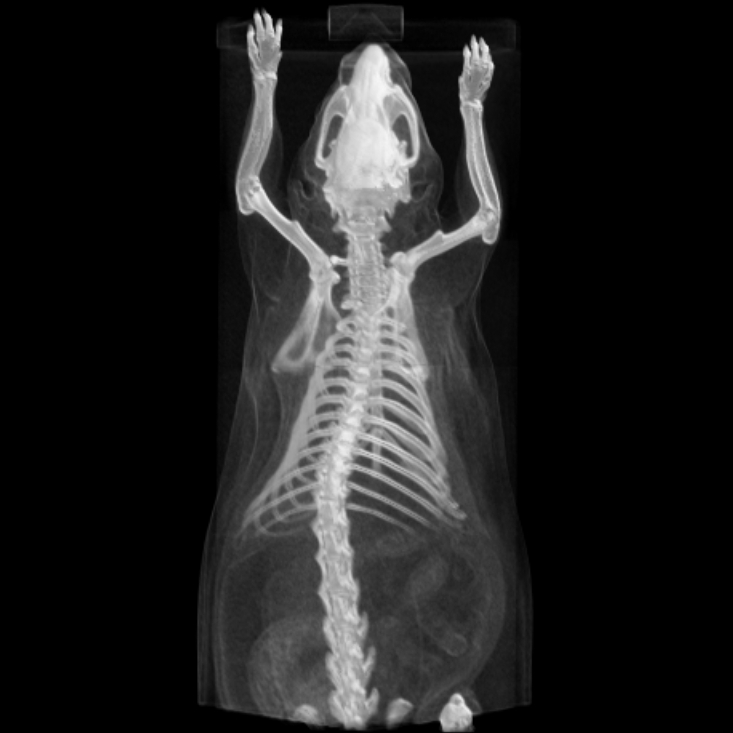
#> input picture aufgabe3/MouseCT.jpg, 733 x 733 px
$ python ass3_task2.py
#> lines starting #> are read from the running program, lines starting #| are printed output that depends on the picture
import numpy as np
import cv2
import matplotlib.pyplot as plt

img = cv2.imread('./MouseCT.jpg', cv2.IMREAD_UNCHANGED)
#> img is the input picture: shape (733, 733); min 0, max 247, mean 33.3

# TODO: explain what this line does DONE
'''
This line performs a 2-dimensional Fast Fourier Transform (FFT) on the input image img. The np.fft.fft2 function
computes the FFT of the image, converting it from the spatial domain to the frequency domain. The result, fimg,
represents the image's complex spectrum
'''
fimg = np.fft.fft2(img)

# TODO: explain what this command does and what the purpose is DONE
'''
This command shifts the zero-frequency component (DC component) of the spectrum to the center of the image.
The np.fft.fftshift function rearranges the quadrants of the frequency spectrum so that the low-frequency components
are at the center. This operation is done to visualize the spectrum correctly.
'''
fimg = np.fft.fftshift(fimg);

# TODO: compute and visualize (shifted) magnitude spectrum with applied
#  logarithm and scale the values to the used value range for visualization DONE
'''
This TODO is asking to compute and visualize the magnitude spectrum of the image after the FFT operation.

To compute the magnitude spectrum, you can use the absolute value of the complex spectrum, np.abs(fimg).
Then, I can apply a logarithm to the magnitude values to compress the dynamic range and scale the values to the
desired range for visualization purposes. Finally, I can plot the resulting magnitude spectrum.
'''
# Compute the magnitude spectrum
magnitude_spectrum = np.abs(fimg)

# Apply logarithm and scale the values for visualization
magnitude_spectrum_log = np.log(1 + magnitude_spectrum)
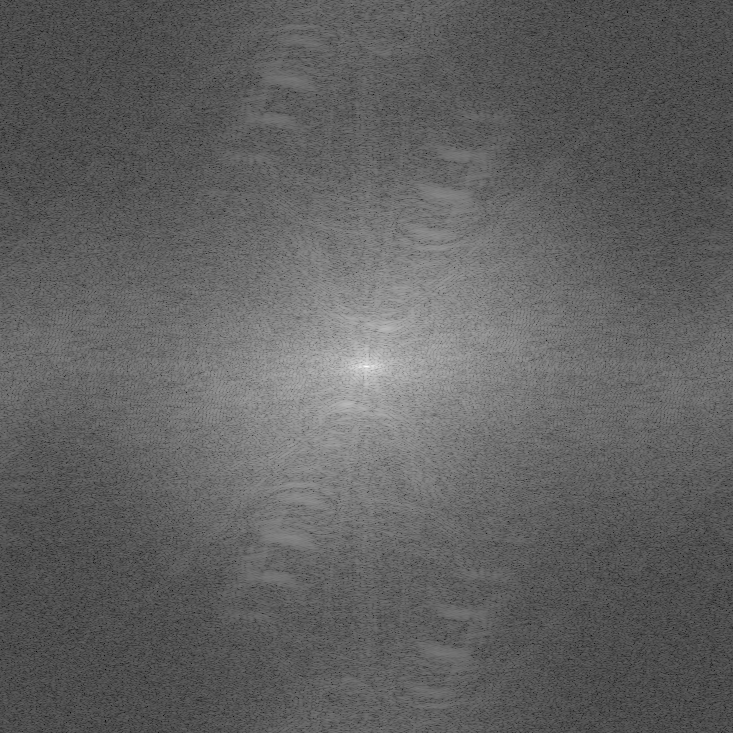
#> magnitude_spectrum_log: shape (733, 733) float64; min 0.326, max 16.7, mean 6.59; drawn with min black and max white
magnitude_spectrum_log_scaled = (magnitude_spectrum_log / np.max(magnitude_spectrum_log)) * 255

# Visualize the magnitude spectrum
plt.figure(figsize=(8, 6))
plt.imshow(magnitude_spectrum_log_scaled, cmap='gray')
plt.title('Magnitude Spectrum (Log Scale)')
plt.axis('off')
plt.show()


# TODO: find out what the following code does (HINT: compute again the
#  magnitude spectrum after applying the following operations and analyze
#  what is different, try also to understand what every line of code
#  does) and add visualizations (don't forget to visualize the result image) DONE
'''
This code applies a circular mask to the frequency spectrum to suppress the high-frequency components beyond a
certain distance from the center.
Here's a breakdown of what each line does:

dims = fimg.shape:
Obtains the dimensions (height and width) of the frequency spectrum.

center = np.floor([dims[0]/2, dims[1]/2]):
Calculates the coordinates of the center of
the spectrum by halving the dimensions.

maxDist = 60:
Defines the maximum distance from the center beyond which the frequencies will be suppressed.

for y in range(dims[0]): and for x in range(dims[1]):: Iterate through each pixel in the frequency spectrum.

crad = np.sqrt((y-center[0])**2+(x-center[1])**2):
Calculates the distance between the current pixel and the center using the Euclidean distance formula.

if crad > maxDist: fimg[y,x] = complex(0,0):
If the distance is greater than maxDist, the corresponding frequency component is set to zero, effectively suppressing it.

resimg = np.real(np.fft.ifft2(np.fft.ifftshift(fimg))):
Performs an inverse FFT to obtain the resulting image by shifting the spectrum back, applying the inverse FFT,
and taking the real part. The resulting image, resimg, represents the spatial domain
representation of the filtered spectrum.


To analyze the difference, you can compute the magnitude spectrum again after applying the circular mask and
visualize it, along with the resulting image resimg.
'''
dims = fimg.shape
#> dims = (733, 733)
center = np.floor([dims[0]/2, dims[1]/2])
#> center = [366, 366]
maxDist = 60
for y in range(dims[0]):
    for x in range(dims[1]):
        crad = np.sqrt((y-center[0])**2+(x-center[1])**2)
        if crad > maxDist:
            fimg[y,x]=complex(0,0)

resimg = np.real(np.fft.ifft2(np.fft.ifftshift(fimg)))
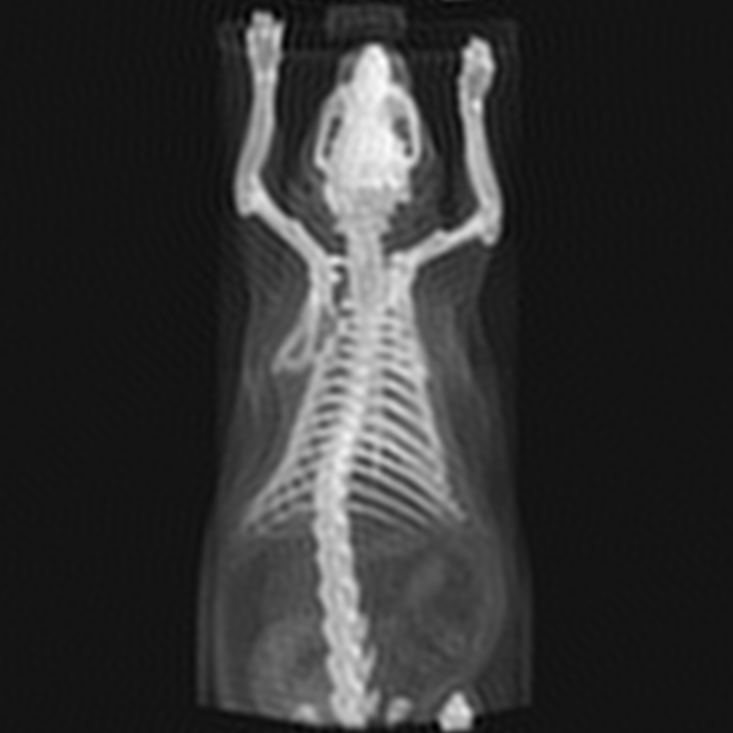
#> resimg: shape (733, 733) float64; min -21.9, max 253.4, mean 33.3; drawn with min black and max white


#################################################################
#VISUALISATION

# Convert the result image to the appropriate datatype for visualization
resimg_vis = resimg.astype(np.uint8)
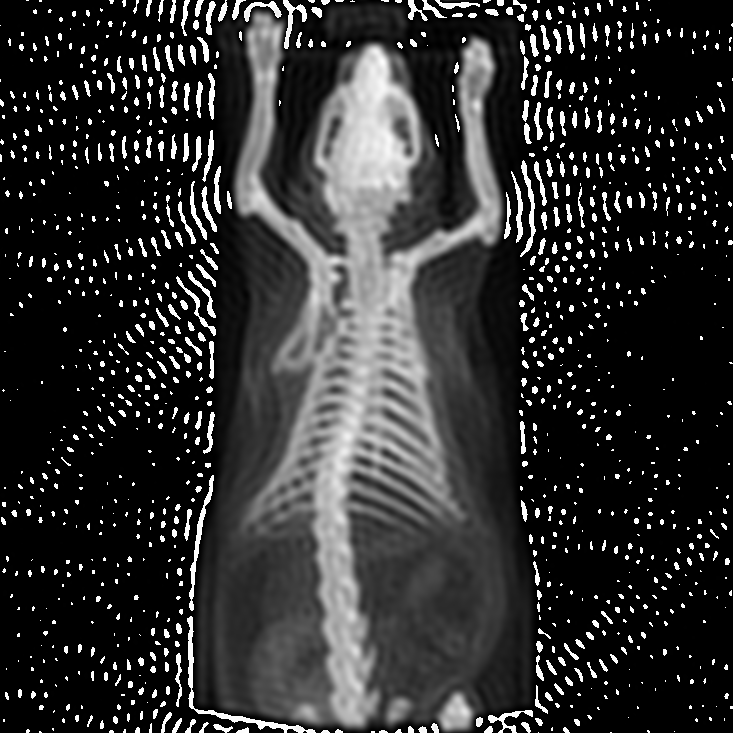
#> resimg_vis: shape (733, 733); min 0, max 255, mean 47.8

# Visualize the result image
plt.figure(figsize=(8, 6))
plt.imshow(resimg_vis, cmap='gray')
plt.title('Result Image')
plt.axis('off')
plt.show()
